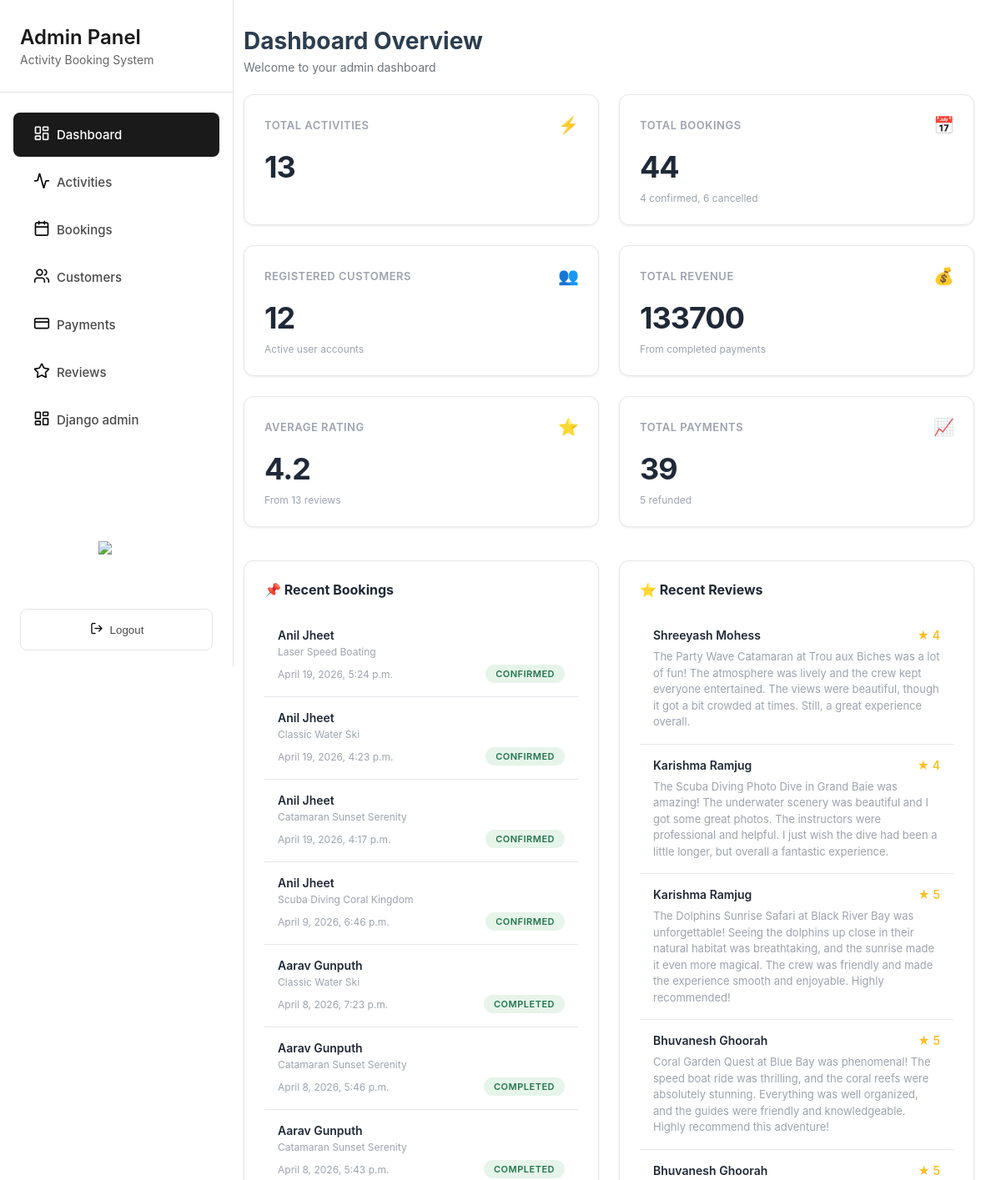
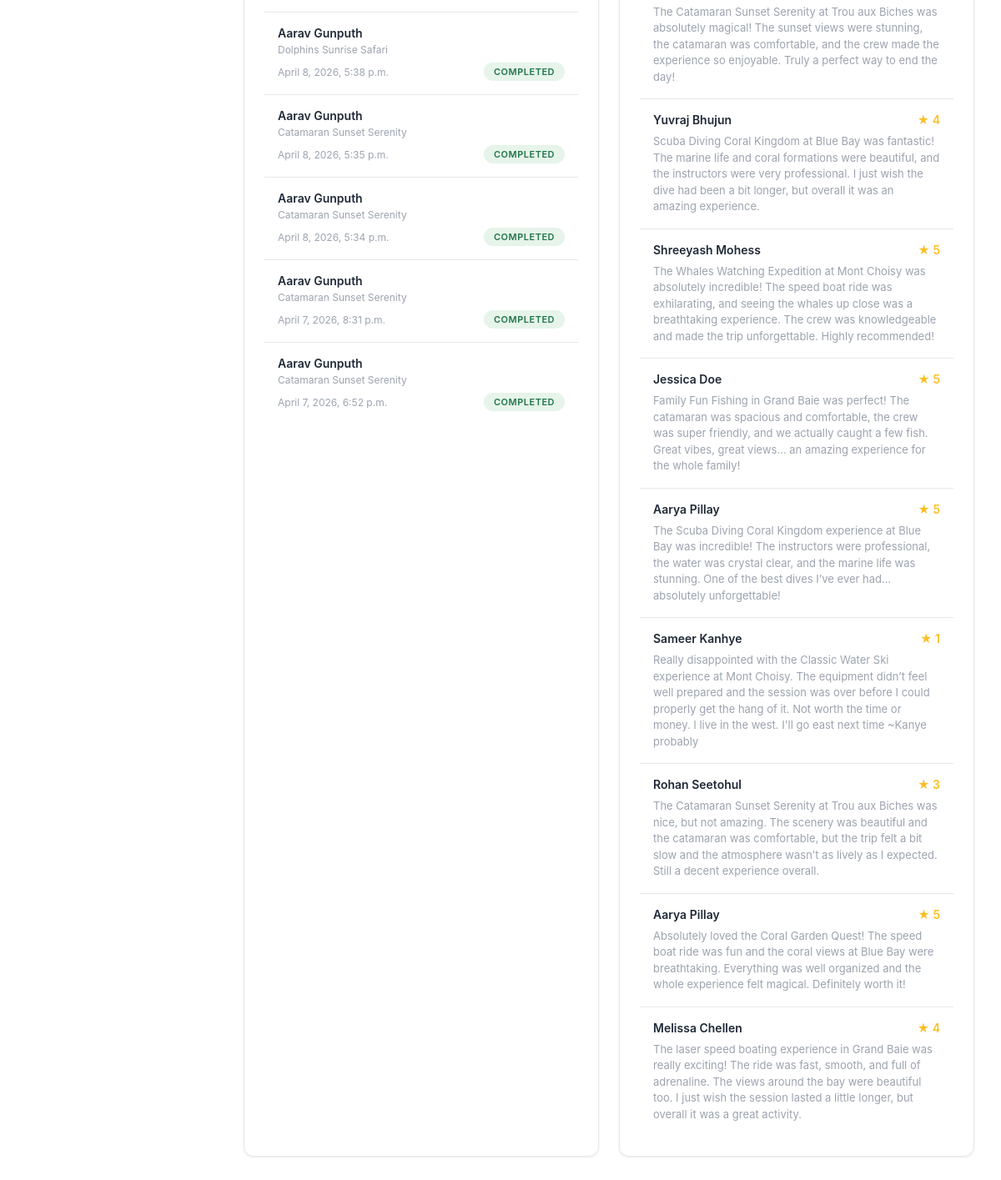
Page /grandblue/admin/dashboard/ (signed in) on the committed database (2 pictures, top to bottom).
### merger/models.py (models this page shows, shortened)
class Booking(models.Model):
    class Status(models.TextChoices):
        CONFIRMED = "CONFIRMED", "Confirmed"
        CANCELLED = "CANCELLED", "Cancelled"
        COMPLETED = "COMPLETED", "Completed"
    customer = models.ForeignKey(User, related_name="bookings", on_delete=models.CASCADE)
    activity = models.ForeignKey(Activity, related_name="bookings", on_delete=models.CASCADE)
    date = models.DateField(help_text="Selected date for the activity")
    group_size = models.PositiveIntegerField(default=1)
    price_total = models.PositiveIntegerField(help_text="Total price (Rs)")
    status = models.CharField(max_length=12, choices=Status.choices, default=Status.CONFIRMED)
    created_at = models.DateTimeField(auto_now_add=True)
    cancelled_at = models.DateTimeField(blank=True, null=True)
    cancellation_reason = models.TextField(blank=True)
    class Meta:
        ordering = ["-created_at"]
        indexes = [
            models.Index(fields=["status"]),
            models.Index(fields=["date"]),
            models.Index(fields=["customer", "created_at"]),
        ]
        constraints = [
            models.CheckConstraint(
                condition=Q(date__gt=F("created_at")),
                name="booking_date_after_creation"
            ),
        ]

class User(AbstractUser):
    email = models.EmailField(blank=True, unique=True)
    date_joined = models.DateTimeField(default=timezone.now)
    phone = models.CharField(max_length=20, blank=True)
    total_bookings = models.PositiveIntegerField(default=0)
    total_spent = models.DecimalField(max_digits=10, decimal_places=2, default=0.00)
    USERNAME_FIELD = 'email'
    REQUIRED_FIELDS = []
    class Meta:
        ordering = ['email']

class Activity(models.Model):
    ACTIVITY_TYPES = [
        ("Catamaran", "Catamaran"),
        ("Scuba diving", "Scuba diving"),
        ("Dolphin watching", "Dolphin watching"),
        ("Water ski", "Water ski"),
        ("Speed boat", "Speed boat"),
    ]
    name = models.CharField(max_length=255)
    activity_type = models.CharField(max_length=120, blank=True, choices=ACTIVITY_TYPES)
    description = models.TextField()
    base_price = models.PositiveIntegerField(help_text="Price per pax (Rs)")
    location = models.CharField(max_length=120, blank=True)
    latitude = models.FloatField(null=True, blank=True)
    longitude = models.FloatField(null=True, blank=True)
    duration = models.CharField(max_length=60, blank=True)
    max_participants = models.PositiveIntegerField()
    created_at = models.DateTimeField(auto_now_add=True)
    activity_rules = models.TextField(blank=True, help_text="One rule per line")
    safety_equipment = models.TextField(blank=True, help_text="One item per line")
    cancellation_policy = models.TextField(blank=True, help_text="One policy per line")
    map_embed_url = models.TextField(blank=True)
    map_location_description = models.TextField(blank=True)
    class Meta:
        ordering = ["name"]
        indexes = [
            models.Index(fields=["name"]),
            models.Index(fields=["activity_type"]),
            models.Index(fields=["location"]),
        ]
        verbose_name = "Activity"
        verbose_name_plural = "Activities"

class BookingReview(models.Model):
    booking = models.OneToOneField(Booking, related_name="review", on_delete=models.CASCADE)
    customer = models.ForeignKey(User, related_name="reviews", on_delete=models.CASCADE)
    rating = models.PositiveSmallIntegerField(help_text="1-5")
    comment = models.TextField(blank=True)
    is_deleted = models.BooleanField(default=False)
    created_at = models.DateTimeField(auto_now_add=True)
    class Meta:
        ordering = ["-created_at"]
        constraints = [
            models.CheckConstraint(
                condition=models.Q(rating__gte=1, rating__lte=5),
                name="bookingreview_rating_between_1_and_5",
            ),
        ]
        indexes = [models.Index(fields=["customer", "created_at"])]

### merger/shared_views.py (the view)
# urls.py: path('admin/dashboard/', DashboardView.as_view(), name='dashboard'),
class DashboardView(LoginRequiredMixin, StaffRequiredMixin, TemplateView):
    template_name = 'admin_dashboard.html'
    def get_context_data(self, **kwargs):
        context = super().get_context_data(**kwargs)
        stats = Booking.objects.aggregate(
            cancelled=Count('id', filter=Q(status='CANCELLED')),
            confirmed=Count('id', filter=Q(status='CONFIRMED')),
            completed=Count('id', filter=Q(status='COMPLETED')),
        )
        avg_rating = BookingReview.objects.exclude(is_deleted=True).aggregate(average=Avg('rating'))['average'] or 0
        context.update({
            'active_class': "dashboard",
            'cancelled_booking': stats['cancelled'],
            'confirmed_booking': stats['confirmed'],
            'total_booking': stats['cancelled'] + stats['confirmed'] + stats['completed'],
            'total_activities': Activity.objects.count(),
            'registered_customers': User.objects.filter(is_staff=False, is_superuser=False).count(),
            'total_revenue': (
            Payment.objects
            .filter(status="PAID")
            .aggregate(total=Sum("amount"))['total'] or 0
            ),
            'average_rating': round(avg_rating, 1) if avg_rating else 0,
            'total_reviews': BookingReview.objects.exclude(is_deleted=True).aggregate(total=Count('id'))['total'] or 0,
            'total_paid': Payment.objects.filter(status='PAID').count(),
            'total_refunded': Payment.objects.filter(status='REFUNDED').count(),
            'bookings': Booking.objects.select_related('customer').filter(
                created_at__month=timezone.now().month
            ).order_by('-created_at')[:15],
            'reviews': BookingReview.objects.exclude(is_deleted=True).select_related('customer').order_by('-created_at')[:15],
        })
        return context

### merger/shared_views.py (called while the page is built)
    def test_func(self):
        return self.request.user.is_staff

### merger/templates/admin_dashboard.html (shortened to what this page needs)
{% extends 'admin_sidebar.html' %}
{% load static %}
{% block extra_css %}
<link rel="stylesheet" href="{% static 'css/admin_dashboard.css' %}">
{% endblock %}
{% block content %}
<div class="page-header">
    <h1 class="page-title">Dashboard Overview</h1>
    <p class="page-subtitle">Welcome to your admin dashboard</p>
</div>
<div class="stats-container dashboard-grid">
    <div class="stat-card metric-card">
        <div class="metric-header">
            <span class="metric-title">Total Activities</span>
            <span class="metric-icon">⚡</span>
        </div>
        <div class="metric-value">{{ total_activities }}</div>
    </div>
    <div class="stat-card metric-card">
        <div class="metric-header">
            <span class="metric-title">Total Bookings</span>
            <span class="metric-icon">📅</span>
        </div>
        <div class="metric-value">{{ total_booking }}</div>
        <div class="metric-desc">{{ confirmed_booking }} confirmed, {{ cancelled_booking }} cancelled</div>
    </div>
    <div class="stat-card metric-card">
        <div class="metric-header">
            <span class="metric-title">Registered Customers</span>
            <span class="metric-icon">👥</span>
        </div>
        <div class="metric-value">{{ registered_customers }}</div>
        <div class="metric-desc">Active user accounts</div>
    </div>
    <div class="stat-card metric-card">
        <div class="metric-header">
            <span class="metric-title">Total Revenue</span>
            <span class="metric-icon">💰</span>
        </div>
        <div class="metric-value">{{ total_revenue }}</div>
        <div class="metric-desc">From completed payments</div>
    </div>
    <div class="stat-card metric-card">
        <div class="metric-header">
            <span class="metric-title">Average Rating</span>
            <span class="metric-icon">⭐</span>
        </div>
        <div class="metric-value">{{ average_rating }}</div>
        <div class="metric-desc">From {{ total_reviews }} reviews</div>
    </div>
    <div class="stat-card metric-card">
        <div class="metric-header">
            <span class="metric-title">Total Payments</span>
            <span class="metric-icon">📈</span>
        </div>
        <div class="metric-value">{{ total_paid }}</div>
        <div class="metric-desc">{{ total_refunded }} refunded</div>
    </div>
</div>
<div class="section-grid">
    <section class="section">
        <h2 class="section-title">📌 Recent Bookings</h2>
        {% for booking in bookings %}
            <div class="activity-item">
                <div class="activity-name">{{ booking.customer.first_name }} {{ booking.customer.last_name }}</div>
                <div class="activity-type">{{ booking.activity.name }}</div>
                <div class="activity-meta">
                    <span class="activity-date">{{ booking.created_at }}</span>
                    <span class="status-badge status-confirmed">{{ booking.status }}</span>
                </div>
            </div>
        {% endfor %}
    </section>
    <section class="section">
        <h2 class="section-title">⭐ Recent Reviews</h2>
        {% for review in reviews %}
            <div class="review-item">
                <div class="review-header">
                    <div class="review-name">{{ review.customer.first_name }} {{ review.customer.last_name }}</div>
                    <div class="review-rating">★ {{ review.rating }}</div>
                </div>
                <div class="review-text">{{ review.comment }}</div>
            </div>
        {% endfor %}
    </section>
</div>
{% endblock %}

### merger/static/css/dark_mode.css (style rules this page uses)
:root { --bg-primary: #ffffff; --bg-secondary: #f8f9fa; --bg-tertiary: #e9ecef; --text-primary: #000000; --text-secondary: #333333; --text-muted: #666666; --border-color: #dee2e6; --card-bg: #ffffff; --input-bg: #ffffff; --shadow-color: rgba(0, 0, 0, 0.1); }

### merger/static/css/admin_sidebar.css (style rules this page uses)
* { margin: 0; padding: 0; box-sizing: border-box; }
body { font-family: -apple-system, BlinkMacSystemFont, 'Segoe UI', Roboto, Oxygen, Ubuntu, Cantarell, sans-serif; background-color: #f5f5f5; display: flex; min-height: 100vh; }
html.dark-mode .status-confirmed, html.dark-mode .badge-confirmed, .status-confirmed, .badge-confirmed { background-color: #E6F4EA !important; color: #20744A !important; filter: none !important; }

### merger/static/css/admin_dashboard.css (style rules this page uses)
* { box-sizing: border-box; }
body { margin: 0; font-family: -apple-system, BlinkMacSystemFont, "Segoe UI", Roboto, Arial, sans-serif; color: #2c3e50; background: #ffffff; }
.page-header { margin-bottom: 24px; }
.page-title { font-size: 28px; font-weight: 700; margin: 0 0 6px; color: #2c3e50; }
.page-subtitle { font-size: 14px; color: #6c757d; }
:root { --primary-dark: #1a1a1a; --primary-light: #f8f9fa; --text-dark: #1f2937; --text-light: #9ca3af; --border-color: #e5e7eb; --success-color: #10b981; --danger-color: #ef4444; --warning-color: #f59e0b; --info-color: #3b82f6; --accent-teal: #14b8a6; --accent-purple: #a855f7; }
.dashboard-grid { display: grid; grid-template-columns: repeat(auto-fit, minmax(280px, 1fr)); gap: 24px; margin-bottom: 40px; }
.metric-card { background: white; border-radius: 12px; padding: 24px; border: 1px solid var(--border-color); box-shadow: 0 1px 3px rgba(0, 0, 0, 0.08); transition: all 0.3s cubic-bezier(0.4, 0, 0.2, 1); position: relative; overflow: hidden; }
.metric-card::before { content: ''; position: absolute; top: 0; left: 0; right: 0; height: 3px; background: linear-gradient(90deg, var(--accent-teal), var(--accent-purple)); transform: scaleX(0); transition: transform 0.3s ease; transform-origin: left; }
.metric-header { display: flex; justify-content: space-between; align-items: center; margin-bottom: 16px; }
.metric-title { font-size: 13px; color: var(--text-light); text-transform: uppercase; letter-spacing: 0.5px; font-weight: 600; }
.metric-icon { width: 24px; height: 24px; font-size: 20px; animation: float 3s ease-in-out infinite; }
.metric-value { font-size: 36px; font-weight: 700; color: var(--text-dark); margin-bottom: 8px; letter-spacing: -1px; }
.metric-desc { font-size: 12px; color: var(--text-light); }
.section-grid { display: grid; grid-template-columns: 1fr 1fr; gap: 24px; }
.section { background: white; border-radius: 12px; padding: 24px; border: 1px solid var(--border-color); box-shadow: 0 1px 3px rgba(0, 0, 0, 0.08); }
.section-title { font-size: 16px; font-weight: 700; color: var(--text-dark); margin-bottom: 20px; display: flex; align-items: center; gap: 8px; }
.activity-item { padding: 16px; border-bottom: 1px solid var(--border-color); transition: all 0.3s ease; }
.activity-item:last-child { border-bottom: none; }
.activity-name { font-weight: 600; color: var(--text-dark); margin-bottom: 4px; font-size: 14px; }
.activity-type { font-size: 12px; color: var(--text-light); margin-bottom: 8px; }
.activity-meta { display: flex; justify-content: space-between; align-items: center; font-size: 12px; }
.activity-date { color: var(--text-light); }
.status-badge { padding: 4px 12px; border-radius: 20px; font-size: 11px; font-weight: 600; text-transform: uppercase; letter-spacing: 0.5px; transition: all 0.3s ease; }
.status-confirmed { background: #d1fae5; color: #047857; }
.review-item { padding: 16px; border-bottom: 1px solid var(--border-color); transition: all 0.3s ease; }
.review-item:last-child { border-bottom: none; }
.review-header { display: flex; justify-content: space-between; align-items: flex-start; margin-bottom: 8px; }
.review-name { font-weight: 600; color: var(--text-dark); font-size: 14px; }
.review-rating { font-size: 14px; color: #fbbf24; font-weight: 600; }
.review-text { font-size: 13px; color: var(--text-light); line-height: 1.5; word-break: break-word; overflow-wrap: break-word; }

### rows in the picture
Booking: customer.first_name "Anil", customer.last_name "Jheet", activity.name "Laser Speed Boating", created_at "April 19, 2026, 5:24 p.m.", status "CONFIRMED"
Booking: customer.first_name "Anil", customer.last_name "Jheet", activity.name "Classic Water Ski", created_at "April 19, 2026, 4:23 p.m.", status "CONFIRMED"
Booking: customer.first_name "Anil", customer.last_name "Jheet", activity.name "Catamaran Sunset Serenity", created_at "April 19, 2026, 4:17 p.m.", status "CONFIRMED"
Booking: customer.first_name "Anil", customer.last_name "Jheet", activity.name "Scuba Diving Coral Kingdom", created_at "April 9, 2026, 6:46 p.m.", status "CONFIRMED"
Booking: customer.first_name "Aarav", customer.last_name "Gunputh", activity.name "Classic Water Ski", created_at "April 8, 2026, 7:23 p.m.", status "COMPLETED"
Booking: customer.first_name "Aarav", customer.last_name "Gunputh", activity.name "Catamaran Sunset Serenity", created_at "April 8, 2026, 5:46 p.m.", status "COMPLETED"
Booking: customer.first_name "Aarav", customer.last_name "Gunputh", activity.name "Catamaran Sunset Serenity", created_at "April 8, 2026, 5:43 p.m.", status "COMPLETED"
Booking: customer.first_name "Aarav", customer.last_name "Gunputh", activity.name "Dolphins Sunrise Safari", created_at "April 8, 2026, 5:38 p.m.", status "COMPLETED"
Booking: customer.first_name "Aarav", customer.last_name "Gunputh", activity.name "Catamaran Sunset Serenity", created_at "April 8, 2026, 5:35 p.m.", status "COMPLETED"
Booking: customer.first_name "Aarav", customer.last_name "Gunputh", activity.name "Catamaran Sunset Serenity", created_at "April 8, 2026, 5:34 p.m.", status "COMPLETED"
Booking: customer.first_name "Aarav", customer.last_name "Gunputh", activity.name "Catamaran Sunset Serenity", created_at "April 7, 2026, 8:31 p.m.", status "COMPLETED"
Booking: customer.first_name "Aarav", customer.last_name "Gunputh", activity.name "Catamaran Sunset Serenity", created_at "April 7, 2026, 6:52 p.m.", status "COMPLETED"
BookingReview: customer.first_name "Shreeyash", customer.last_name "Mohess", rating "4", comment "The Party Wave Catamaran at Trou aux Biches was a lot of fun! The atmosphere was lively and the crew kept everyone entertained. The views were beautiful, though it got a bit crowded at times. Still, a great experience overall."
BookingReview: customer.first_name "Karishma", customer.last_name "Ramjug", rating "4", comment "The Scuba Diving Photo Dive in Grand Baie was amazing! The underwater scenery was beautiful and I got some great photos. The instructors were professional and helpful. I just wish the dive had been a little longer, but overall a fantastic experience."
BookingReview: customer.first_name "Karishma", customer.last_name "Ramjug", rating "5", comment "The Dolphins Sunrise Safari at Black River Bay was unforgettable! Seeing the dolphins up close in their natural habitat was breathtaking, and the sunrise made it even more magical. The crew was friendly and made the experience smooth and enjoyable. Highly recommended!"
BookingReview: customer.first_name "Bhuvanesh", customer.last_name "Ghoorah", rating "5", comment "Coral Garden Quest at Blue Bay was phenomenal! The speed boat ride was thrilling, and the coral reefs were absolutely stunning. Everything was well organized, and the guides were friendly and knowledgeable. Highly recommend this adventure!"
BookingReview: customer.first_name "Bhuvanesh", customer.last_name "Ghoorah", rating "5", comment "The Catamaran Sunset Serenity at Trou aux Biches was absolutely magical! The sunset views were stunning, the catamaran was comfortable, and the crew made the experience so enjoyable. Truly a perfect way to end the day!"
BookingReview: customer.first_name "Yuvraj", customer.last_name "Bhujun", rating "4", comment "Scuba Diving Coral Kingdom at Blue Bay was fantastic! The marine life and coral formations were beautiful, and the instructors were very professional. I just wish the dive had been a bit longer, but overall it was an amazing experience."
BookingReview: customer.first_name "Shreeyash", customer.last_name "Mohess", rating "5", comment "The Whales Watching Expedition at Mont Choisy was absolutely incredible! The speed boat ride was exhilarating, and seeing the whales up close was a breathtaking experience. The crew was knowledgeable and made the trip unforgettable. Highly recommended!"
BookingReview: customer.first_name "Jessica", customer.last_name "Doe", rating "5", comment "Family Fun Fishing in Grand Baie was perfect! The catamaran was spacious and comfortable, the crew was super friendly, and we actually caught a few fish. Great vibes, great views... an amazing experience for the whole family!"
BookingReview: customer.first_name "Aarya", customer.last_name "Pillay", rating "5", comment "The Scuba Diving Coral Kingdom experience at Blue Bay was incredible! The instructors were professional, the water was crystal clear, and the marine life was stunning. One of the best dives I’ve ever had... absolutely unforgettable!"
BookingReview: customer.first_name "Sameer", customer.last_name "Kanhye", rating "1", comment "Really disappointed with the Classic Water Ski experience at Mont Choisy. The equipment didn’t feel well prepared and the session was over before I could properly get the hang of it. Not worth the time or money. I live in the west. I'll go east next time ~Kanye probably"
BookingReview: customer.first_name "Rohan", customer.last_name "Seetohul", rating "3", comment "The Catamaran Sunset Serenity at Trou aux Biches was nice, but not amazing. The scenery was beautiful and the catamaran was comfortable, but the trip felt a bit slow and the atmosphere wasn’t as lively as I expected. Still a decent experience overall."
BookingReview: customer.first_name "Aarya", customer.last_name "Pillay", rating "5", comment "Absolutely loved the Coral Garden Quest! The speed boat ride was fun and the coral views at Blue Bay were breathtaking. Everything was well organized and the whole experience felt magical. Definitely worth it!"
BookingReview: customer.first_name "Melissa", customer.last_name "Chellen", rating "4", comment "The laser speed boating experience in Grand Baie was really exciting! The ride was fast, smooth, and full of adrenaline. The views around the bay were beautiful too. I just wish the session lasted a little longer, but overall it was a great activity."

### other values in the picture
{{ total_activities }} "13"
{{ total_booking }} "44"
{{ confirmed_booking }} "4"
{{ cancelled_booking }} "6"
{{ registered_customers }} "12"
{{ total_revenue }} "133700"
{{ average_rating }} "4.2"
{{ total_reviews }} "13"
{{ total_paid }} "39"
{{ total_refunded }} "5"
